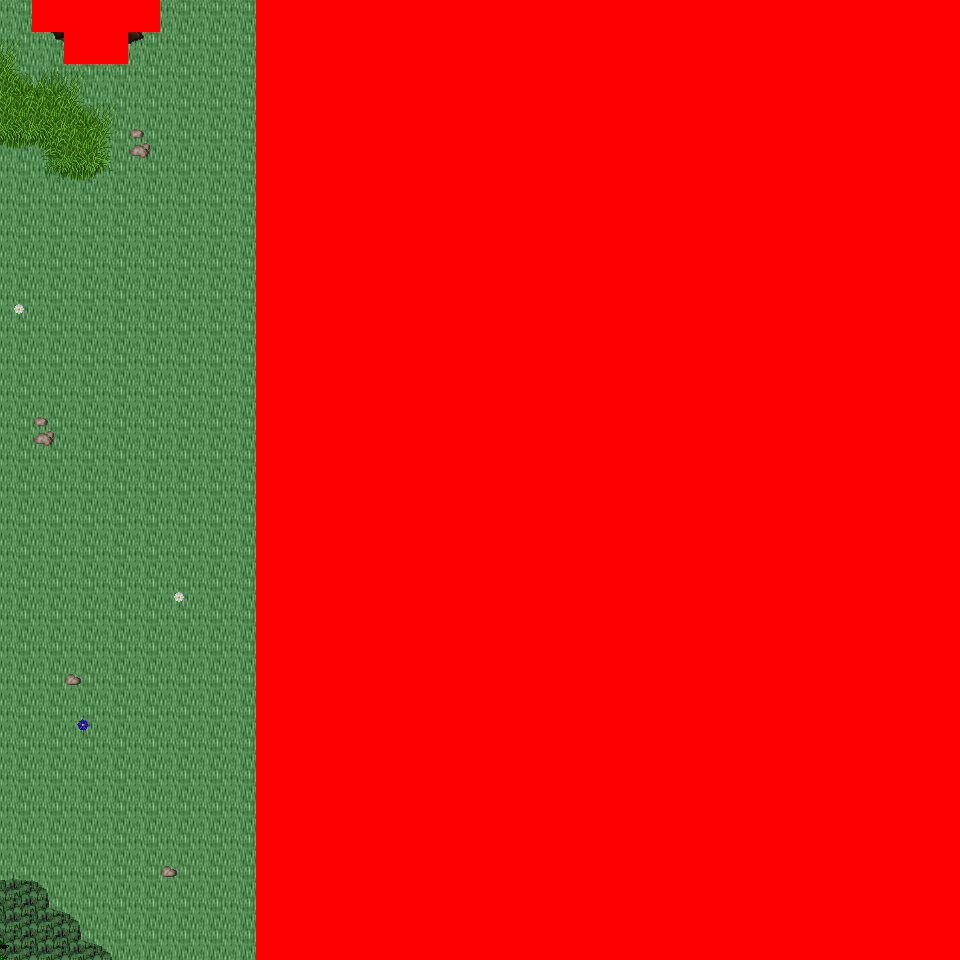

A 2D game scene composited from a Tiled map and its tileset images. What follows is a short description and the map's XML, with each tile layer's data collapsed to a summary:
An orthogonal 30x30 tile map with 32x32 px tiles, 6 tile layers (Ground, Object, Object2, Above, ...), 22 tilesets and 4 objects (4x mapchange).

<map version="1.0" orientation="orthogonal" renderorder="right-down" width="30" height="30" tilewidth="32" tileheight="32" nextobjectid="5">
  <tileset firstgid="1" name="tileset_logic_collision" tilewidth="32" tileheight="32" tilecount="1" columns="1">
    <image source="../drawable/tileset_logic_collision.png" width="32" height="32" />
  </tileset>
  <tileset firstgid="2" name="tileset_terrain_grassland" tilewidth="32" tileheight="32" tilecount="88" columns="8">
    <image source="../drawable/tileset_terrain_grassland.png" width="256" height="352" />
  </tileset>
  <tileset firstgid="90" name="tileset_ground_ground" tilewidth="32" tileheight="32" tilecount="33" columns="3">
    <image source="../drawable/tileset_ground_ground.png" width="96" height="352" />
  </tileset>
  <tileset firstgid="123" name="tileset_plant_tree_tree_darkgreen" tilewidth="32" tileheight="32" tilecount="88" columns="8">
    <image source="../drawable/tileset_plant_tree_tree_darkgreen.png" width="256" height="352" />
  </tileset>
  <tileset firstgid="211" name="tileset_plant_flower_daisy_white" tilewidth="32" tileheight="32" tilecount="8" columns="2">
    <image source="../drawable/tileset_plant_flower_daisy_white.png" width="64" height="128" />
  </tileset>
  <tileset firstgid="219" name="tileset_plant_flower_daisy_yellow" tilewidth="32" tileheight="32" tilecount="8" columns="2">
    <image source="../drawable/tileset_plant_flower_daisy_yellow.png" width="64" height="128" />
  </tileset>
  <tileset firstgid="227" name="tileset_plant_flower_daisy_red" tilewidth="32" tileheight="32" tilecount="8" columns="2">
    <image source="../drawable/tileset_plant_flower_daisy_red.png" width="64" height="128" />
  </tileset>
  <tileset firstgid="235" name="tileset_plant_flower_daisy_blue" tilewidth="32" tileheight="32" tilecount="8" columns="2">
    <image source="../drawable/tileset_plant_flower_daisy_blue.png" width="64" height="128" />
  </tileset>
  <tileset firstgid="243" name="tileset_ground_grass_edges" tilewidth="32" tileheight="32" tilecount="36" columns="12">
    <image source="../drawable/tileset_ground_grass_edges.png" width="384" height="96" />
  </tileset>
  <tileset firstgid="279" name="tileset_ground_grass_corners" tilewidth="32" tileheight="32" tilecount="24" columns="6">
    <image source="../drawable/tileset_ground_grass_corners.png" width="192" height="128" />
  </tileset>
  <tileset firstgid="303" name="tileset_ground_grass_2" tilewidth="32" tileheight="32" tilecount="21" columns="3">
    <image source="../drawable/tileset_ground_grass_2.png" width="96" height="224" />
  </tileset>
  <tileset firstgid="324" name="tileset_plant_tree_fall_trees" tilewidth="32" tileheight="32" tilecount="40" columns="8">
    <image source="../drawable/tileset_plant_tree_fall_trees.png" width="256" height="160" />
  </tileset>
  <tileset firstgid="364" name="tileset_plant_tree_pine_tree" tilewidth="32" tileheight="32" tilecount="20" columns="4">
    <image source="../drawable/tileset_plant_tree_pine_tree.png" width="128" height="160" />
  </tileset>
  <tileset firstgid="384" name="tileset_plant_bush_large_green" tilewidth="32" tileheight="32" tilecount="9" columns="3">
    <image source="../drawable/tileset_plant_bush_large_green.png" width="96" height="96" />
  </tileset>
  <tileset firstgid="393" name="tileset_ground_rock_pebbles" tilewidth="32" tileheight="32" tilecount="3" columns="1">
    <image source="../drawable/tileset_ground_rock_pebbles.png" width="32" height="96" />
  </tileset>
  <tileset firstgid="396" name="tileset_plant_leaves" tilewidth="32" tileheight="32" tilecount="8" columns="4">
    <image source="../drawable/tileset_plant_leaves.png" width="128" height="64" />
  </tileset>
  <tileset firstgid="404" name="tileset_terrain_cave_opening" tilewidth="32" tileheight="32" tilecount="12" columns="3">
    <image source="../drawable/tileset_terrain_cave_opening.png" width="96" height="128" />
  </tileset>
  <tileset firstgid="416" name="tileset_ground_ladder_vertical_dark" tilewidth="32" tileheight="32" tilecount="3" columns="3">
    <image source="../drawable/tileset_ground_ladder_vertical_dark.png" width="96" height="32" />
  </tileset>
  <tileset firstgid="419" name="tileset_ground_rock_large_boulder" tilewidth="32" tileheight="32" tilecount="9" columns="3">
    <image source="../drawable/tileset_ground_rock_large_boulder.png" width="96" height="96" />
  </tileset>
  <tileset firstgid="428" name="tileset_item_blood_floor_stains_2" tilewidth="32" tileheight="32" tilecount="4" columns="2">
    <image source="../drawable/tileset_item_blood_floor_stains_2.png" width="64" height="64" />
  </tileset>
  <tileset firstgid="432" name="tileset_item_blood_floor_stain-safe" tilewidth="32" tileheight="32" tilecount="1" columns="1">
    <image source="../drawable/tileset_item_blood_floor_stain-safe.png" width="32" height="32" />
  </tileset>
  <tileset firstgid="433" name="tileset_ground_tall_grass" tilewidth="32" tileheight="32" tilecount="15" columns="5">
    <image source="../drawable/tileset_ground_tall_grass.png" width="160" height="96" />
  </tileset>
  <layer name="Ground" width="30" height="30">
    <data>[900 cells, 900 non-empty, 2 distinct tile ids]</data>
  </layer>
  <layer name="Object" width="30" height="30">
    <data>[900 cells, 19 non-empty, 14 distinct tile ids]</data>
  </layer>
  <layer name="Object2" width="30" height="30">
    <data>[900 cells, 17 non-empty, 10 distinct tile ids]</data>
  </layer>
  <layer name="Above" width="30" height="30">
    <data>[900 cells, 661 non-empty, 10 distinct tile ids]</data>
  </layer>
  <layer name="Above2" width="30" height="30">
    <data>[900 cells, 0 non-empty, 0 distinct tile ids]</data>
  </layer>
  <layer name="Walkable" width="30" height="30">
    <data>[900 cells, 666 non-empty, 1 distinct tile ids]</data>
  </layer>
  <objectgroup name="MapEvents">
    <object id="1" name="north" type="mapchange" x="0" y="0" width="32" height="32">
      <properties>
        <property name="map" value="0_ados_mountain_n2_w2_x3_y1" />
        <property name="place" value="south" />
      </properties>
    </object>
    <object id="2" name="north2" type="mapchange" x="160" y="0" width="96" height="32">
      <properties>
        <property name="map" value="0_ados_mountain_n2_w2_x3_y1" />
        <property name="place" value="south2" />
      </properties>
    </object>
    <object id="3" name="south" type="mapchange" x="0" y="928" width="256" height="32">
      <properties>
        <property name="map" value="0_ados_mountain_n2_w2_x3_y3" />
        <property name="place" value="north" />
      </properties>
    </object>
    <object id="4" name="west" type="mapchange" x="0" y="0" width="32" height="960">
      <properties>
        <property name="map" value="0_ados_mountain_n2_w2_x2_y2" />
        <property name="place" value="east" />
      </properties>
    </object>
  </objectgroup>
</map>
